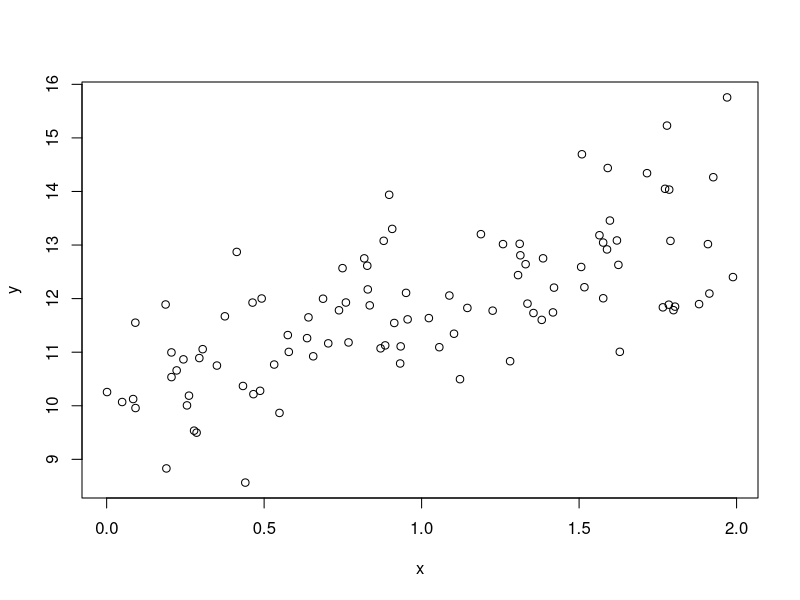

Generate this figure with R: (Note: this script raises an error after producing the figure.)
set.seed(123)
# generate data
x <- runif(100, 0, 2)
x <- sort(x)
y <- 0.1 * x^3 + x + sin(x) + 10
y <- y  + rnorm(100)
plot(x,y)
# set bandwidth
h <- 0.1
# kernel function
EpaK <- function(x_dat, x) {
  u <- (x_dat - x) / h
  u[which(abs(u) > 1)] <- 1
  K <- 3/4 * (1 - u^2)
  return(K)
}
K <- EpaK(x, 1)

# 1. Kernel estimator
(m_kernel <- sum(y*K) / sum(K))
# or using lm command
lm(y~1, weights = K)
# which is equivalent to
W <- diag(K)
lhs <- sqrt(W) %*% Y
rhs <- sqrt(W) %*% rep(1,100)
lm(lhs ~ 0 + rhs)

# 2. Local linear estimator
W <- diag(K)
X <- cbind(rep(1,100),x-1)
Y <- as.matrix(y)
(m_locallinear <- solve((t(X) %*% W %*% X)) %*% t(X) %*% W %*% Y)
# or using lm command
lm(Y ~ 0 + X, weights = K)
# which is equivalent to
lhs <- sqrt(W) %*% Y
rhs <- sqrt(W) %*% X
lm(lhs ~ 0 + rhs)